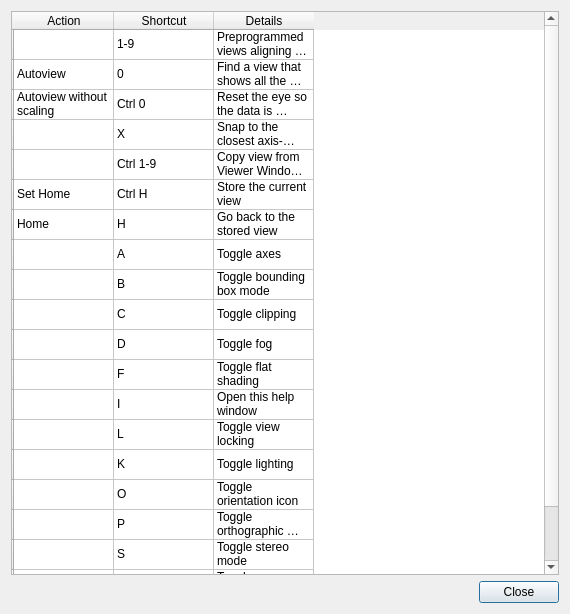
<?xml version="1.0" encoding="UTF-8"?>
<ui version="4.0">
 <class>Dialog</class>
 <widget class="QDialog" name="Dialog">
  <property name="geometry">
   <rect>
    <x>0</x>
    <y>0</y>
    <width>570</width>
    <height>614</height>
   </rect>
  </property>
  <property name="windowTitle">
   <string>Dialog</string>
  </property>
  <layout class="QVBoxLayout" name="verticalLayout">
   <item>
    <widget class="QTableWidget" name="tableWidget">
     <row>
      <property name="text">
       <string/>
      </property>
     </row>
     <row>
      <property name="text">
       <string/>
      </property>
     </row>
     <row>
      <property name="text">
       <string/>
      </property>
     </row>
     <row>
      <property name="text">
       <string/>
      </property>
     </row>
     <row>
      <property name="text">
       <string/>
      </property>
     </row>
     <row>
      <property name="text">
       <string/>
      </property>
     </row>
     <row>
      <property name="text">
       <string/>
      </property>
     </row>
     <row>
      <property name="text">
       <string/>
      </property>
     </row>
     <row>
      <property name="text">
       <string/>
      </property>
     </row>
     <row>
      <property name="text">
       <string/>
      </property>
     </row>
     <row>
      <property name="text">
       <string/>
      </property>
     </row>
     <row>
      <property name="text">
       <string/>
      </property>
     </row>
     <row>
      <property name="text">
       <string/>
      </property>
     </row>
     <row>
      <property name="text">
       <string/>
      </property>
     </row>
     <row>
      <property name="text">
       <string/>
      </property>
     </row>
     <row>
      <property name="text">
       <string/>
      </property>
     </row>
     <row>
      <property name="text">
       <string/>
      </property>
     </row>
     <row>
      <property name="text">
       <string/>
      </property>
     </row>
     <row>
      <property name="text">
       <string/>
      </property>
     </row>
     <row>
      <property name="text">
       <string/>
      </property>
     </row>
     <column>
      <property name="text">
       <string>Action</string>
      </property>
     </column>
     <column>
      <property name="text">
       <string>Shortcut</string>
      </property>
     </column>
     <column>
      <property name="text">
       <string>Details</string>
      </property>
     </column>
     <item row="0" column="0">
      <property name="text">
       <string/>
      </property>
     </item>
     <item row="0" column="1">
      <property name="text">
       <string>1-9</string>
      </property>
     </item>
     <item row="0" column="2">
      <property name="text">
       <string>Preprogrammed views aligning the view with the X, Y, or Z-axis</string>
      </property>
     </item>
     <item row="1" column="0">
      <property name="text">
       <string>Autoview</string>
      </property>
     </item>
     <item row="1" column="1">
      <property name="text">
       <string>0</string>
      </property>
     </item>
     <item row="1" column="2">
      <property name="text">
       <string>Find a view that shows all the data</string>
      </property>
     </item>
     <item row="2" column="0">
      <property name="text">
       <string>Autoview without scaling</string>
      </property>
     </item>
     <item row="2" column="1">
      <property name="text">
       <string>Ctrl 0</string>
      </property>
     </item>
     <item row="2" column="2">
      <property name="text">
       <string>Reset the eye so the data is centered</string>
      </property>
     </item>
     <item row="3" column="1">
      <property name="text">
       <string>X</string>
      </property>
     </item>
     <item row="3" column="2">
      <property name="text">
       <string>Snap to the closest axis-aligned view</string>
      </property>
     </item>
     <item row="4" column="1">
      <property name="text">
       <string>Ctrl 1-9</string>
      </property>
     </item>
     <item row="4" column="2">
      <property name="text">
       <string>Copy view from Viewer Window 1-9</string>
      </property>
     </item>
     <item row="5" column="0">
      <property name="text">
       <string>Set Home</string>
      </property>
     </item>
     <item row="5" column="1">
      <property name="text">
       <string>Ctrl H</string>
      </property>
     </item>
     <item row="5" column="2">
      <property name="text">
       <string>Store the current view</string>
      </property>
     </item>
     <item row="6" column="0">
      <property name="text">
       <string>Home</string>
      </property>
     </item>
     <item row="6" column="1">
      <property name="text">
       <string>H</string>
      </property>
     </item>
     <item row="6" column="2">
      <property name="text">
       <string>Go back to the stored view</string>
      </property>
     </item>
     <item row="7" column="1">
      <property name="text">
       <string>A</string>
      </property>
     </item>
     <item row="7" column="2">
      <property name="text">
       <string>Toggle axes</string>
      </property>
     </item>
     <item row="8" column="1">
      <property name="text">
       <string>B</string>
      </property>
     </item>
     <item row="8" column="2">
      <property name="text">
       <string>Toggle bounding box mode</string>
      </property>
     </item>
     <item row="9" column="1">
      <property name="text">
       <string>C</string>
      </property>
     </item>
     <item row="9" column="2">
      <property name="text">
       <string>Toggle clipping</string>
      </property>
     </item>
     <item row="10" column="1">
      <property name="text">
       <string>D</string>
      </property>
     </item>
     <item row="10" column="2">
      <property name="text">
       <string>Toggle fog</string>
      </property>
     </item>
     <item row="11" column="1">
      <property name="text">
       <string>F</string>
      </property>
     </item>
     <item row="11" column="2">
      <property name="text">
       <string>Toggle flat shading</string>
      </property>
     </item>
     <item row="12" column="1">
      <property name="text">
       <string>I</string>
      </property>
     </item>
     <item row="12" column="2">
      <property name="text">
       <string>Open this help window</string>
      </property>
     </item>
     <item row="13" column="1">
      <property name="text">
       <string>L</string>
      </property>
     </item>
     <item row="13" column="2">
      <property name="text">
       <string>Toggle view locking</string>
      </property>
     </item>
     <item row="14" column="1">
      <property name="text">
       <string>K</string>
      </property>
     </item>
     <item row="14" column="2">
      <property name="text">
       <string>Toggle lighting</string>
      </property>
     </item>
     <item row="15" column="1">
      <property name="text">
       <string>O</string>
      </property>
     </item>
     <item row="15" column="2">
      <property name="text">
       <string>Toggle orientation icon</string>
      </property>
     </item>
     <item row="16" column="1">
      <property name="text">
       <string>P</string>
      </property>
     </item>
     <item row="16" column="2">
      <property name="text">
       <string>Toggle orthographic projection</string>
      </property>
     </item>
     <item row="17" column="1">
      <property name="text">
       <string>S</string>
      </property>
     </item>
     <item row="17" column="2">
      <property name="text">
       <string>Toggle stereo mode</string>
      </property>
     </item>
     <item row="18" column="1">
      <property name="text">
       <string>U</string>
      </property>
     </item>
     <item row="18" column="2">
      <property name="text">
       <string>Toggle backculling</string>
      </property>
     </item>
     <item row="19" column="1">
      <property name="text">
       <string>W</string>
      </property>
     </item>
     <item row="19" column="2">
      <property name="text">
       <string>Toggle wire frame</string>
      </property>
     </item>
    </widget>
   </item>
   <item>
    <widget class="QDialogButtonBox" name="buttonBox">
     <property name="orientation">
      <enum>Qt::Horizontal</enum>
     </property>
     <property name="standardButtons">
      <set>QDialogButtonBox::Close</set>
     </property>
    </widget>
   </item>
  </layout>
 </widget>
 <resources/>
 <connections>
  <connection>
   <sender>buttonBox</sender>
   <signal>accepted()</signal>
   <receiver>Dialog</receiver>
   <slot>accept()</slot>
   <hints>
    <hint type="sourcelabel">
     <x>248</x>
     <y>254</y>
    </hint>
    <hint type="destinationlabel">
     <x>157</x>
     <y>274</y>
    </hint>
   </hints>
  </connection>
  <connection>
   <sender>buttonBox</sender>
   <signal>rejected()</signal>
   <receiver>Dialog</receiver>
   <slot>reject()</slot>
   <hints>
    <hint type="sourcelabel">
     <x>316</x>
     <y>260</y>
    </hint>
    <hint type="destinationlabel">
     <x>286</x>
     <y>274</y>
    </hint>
   </hints>
  </connection>
 </connections>
</ui>
